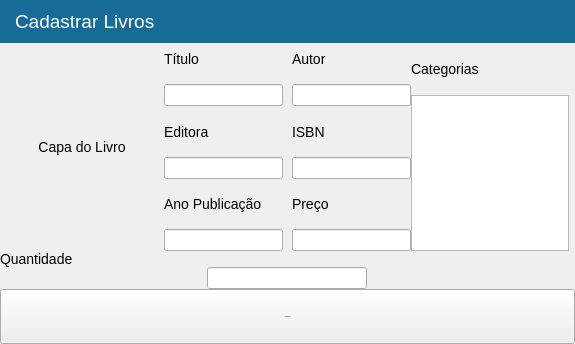
           <widget class="QWidget" name="tab_cadastrar_livros">
            <property name="styleSheet">
             <string notr="true">QLabel{
	font-size: 14px;
}</string>
            </property>
            <layout class="QVBoxLayout" name="verticalLayout_37">
             <property name="spacing">
              <number>0</number>
             </property>
             <property name="leftMargin">
              <number>0</number>
             </property>
             <property name="topMargin">
              <number>0</number>
             </property>
             <property name="rightMargin">
              <number>0</number>
             </property>
             <property name="bottomMargin">
              <number>0</number>
             </property>
             <item>
              <widget class="QLabel" name="label">
               <property name="minimumSize">
                <size>
                 <width>0</width>
                 <height>0</height>
                </size>
               </property>
               <property name="font">
                <font>
                 <family>Segoe UI</family>
                 <pointsize>14</pointsize>
                </font>
               </property>
               <property name="styleSheet">
                <string notr="true">font-size: 14pt;
background-color: rgb(22, 107, 151);
color: rgb(255, 255, 255);
padding: 10px;</string>
               </property>
               <property name="text">
                <string>Cadastrar Livros</string>
               </property>
              </widget>
             </item>
             <item>
              <layout class="QHBoxLayout" name="horizontalLayout_22" stretch="2,3,2">
               <property name="bottomMargin">
                <number>0</number>
               </property>
               <item>
                <layout class="QVBoxLayout" name="verticalLayout_39">
                 <property name="rightMargin">
                  <number>0</number>
                 </property>
                 <property name="bottomMargin">
                  <number>0</number>
                 </property>
                 <item alignment="Qt::AlignHCenter">
                  <widget class="QLabel" name="capa_do_livro">
                   <property name="minimumSize">
                    <size>
                     <width>0</width>
                     <height>0</height>
                    </size>
                   </property>
                   <property name="maximumSize">
                    <size>
                     <width>230</width>
                     <height>340</height>
                    </size>
                   </property>
                   <property name="font">
                    <font>
                     <family>Segoe UI</family>
                     <pointsize>-1</pointsize>
                    </font>
                   </property>
                   <property name="cursor">
                    <cursorShape>PointingHandCursor</cursorShape>
                   </property>
                   <property name="frameShape">
                    <enum>QFrame::NoFrame</enum>
                   </property>
                   <property name="text">
                    <string>Capa do Livro</string>
                   </property>
                   <property name="scaledContents">
                    <bool>true</bool>
                   </property>
                   <property name="alignment">
                    <set>Qt::AlignCenter</set>
                   </property>
                   <property name="wordWrap">
                    <bool>false</bool>
                   </property>
                  </widget>
                 </item>
                </layout>
               </item>
               <item>
                <layout class="QHBoxLayout" name="horizontalLayout_23">
                 <property name="spacing">
                  <number>9</number>
                 </property>
                 <property name="rightMargin">
                  <number>0</number>
                 </property>
                 <item>
                  <layout class="QVBoxLayout" name="verticalLayout_38">
                   <property name="rightMargin">
                    <number>0</number>
                   </property>
                   <item>
                    <widget class="QLabel" name="label_43">
                     <property name="text">
                      <string>Título</string>
                     </property>
                    </widget>
                   </item>
                   <item>
                    <widget class="QLineEdit" name="txt_titulo">
                     <property name="styleSheet">
                      <string notr="true">QLineEdit{
	qproperty-alignment: AlignCenter;
}</string>
                     </property>
                    </widget>
                   </item>
                   <item>
                    <widget class="QLabel" name="label_47">
                     <property name="text">
                      <string>Editora</string>
                     </property>
                    </widget>
                   </item>
                   <item>
                    <widget class="QLineEdit" name="txt_editora">
                     <property name="styleSheet">
                      <string notr="true">QLineEdit{
	qproperty-alignment: AlignCenter;
}</string>
                     </property>
                    </widget>
                   </item>
                   <item>
                    <widget class="QLabel" name="label_46">
                     <property name="text">
                      <string>Ano Publicação</string>
                     </property>
                    </widget>
                   </item>
                   <item>
                    <widget class="QLineEdit" name="txt_ano">
                     <property name="styleSheet">
                      <string notr="true">QLineEdit{
	qproperty-alignment: AlignCenter;
}</string>
                     </property>
                     <property name="inputMask">
                      <string/>
                     </property>
                    </widget>
                   </item>
                  </layout>
                 </item>
                 <item>
                  <layout class="QVBoxLayout" name="verticalLayout_40">
                   <property name="rightMargin">
                    <number>0</number>
                   </property>
                   <item>
                    <widget class="QLabel" name="label_44">
                     <property name="text">
                      <string>Autor</string>
                     </property>
                    </widget>
                   </item>
                   <item>
                    <widget class="QLineEdit" name="txt_autor">
                     <property name="styleSheet">
                      <string notr="true">QLineEdit{
	qproperty-alignment: AlignCenter;
}</string>
                     </property>
                    </widget>
                   </item>
                   <item>
                    <widget class="QLabel" name="label_48">
                     <property name="font">
                      <font>
                       <family>Segoe UI</family>
                       <pointsize>-1</pointsize>
                      </font>
                     </property>
                     <property name="text">
                      <string>ISBN</string>
                     </property>
                    </widget>
                   </item>
                   <item>
                    <widget class="QLineEdit" name="txt_isbn">
                     <property name="styleSheet">
                      <string notr="true">QLineEdit{
	qproperty-alignment: AlignCenter;
}</string>
                     </property>
                     <property name="inputMask">
                      <string/>
                     </property>
                     <property name="cursorPosition">
                      <number>0</number>
                     </property>
                    </widget>
                   </item>
                   <item alignment="Qt::AlignVCenter">
                    <widget class="QLabel" name="label_45">
                     <property name="text">
                      <string>Preço</string>
                     </property>
                    </widget>
                   </item>
                   <item>
                    <widget class="QLineEdit" name="txt_preco">
                     <property name="styleSheet">
                      <string notr="true">QLineEdit{
	qproperty-alignment: AlignCenter;
}</string>
                     </property>
                     <property name="inputMask">
                      <string/>
                     </property>
                    </widget>
                   </item>
                  </layout>
                 </item>
                </layout>
               </item>
               <item>
                <layout class="QVBoxLayout" name="verticalLayout_41" stretch="1,3">
                 <property name="rightMargin">
                  <number>6</number>
                 </property>
                 <item>
                  <widget class="QLabel" name="label_49">
                   <property name="text">
                    <string>Categorias</string>
                   </property>
                  </widget>
                 </item>
                 <item>
                  <widget class="QListWidget" name="lw_categorias">
                   <property name="sizePolicy">
                    <sizepolicy hsizetype="Expanding" vsizetype="Expanding">
                     <horstretch>0</horstretch>
                     <verstretch>0</verstretch>
                    </sizepolicy>
                   </property>
                   <property name="font">
                    <font>
                     <family>Segoe UI</family>
                     <pointsize>12</pointsize>
                     <kerning>true</kerning>
                    </font>
                   </property>
                   <property name="styleSheet">
                    <string notr="true">QListWidget::item {
    height: 30px;
}</string>
                   </property>
                   <property name="frameShape">
                    <enum>QFrame::StyledPanel</enum>
                   </property>
                   <property name="frameShadow">
                    <enum>QFrame::Sunken</enum>
                   </property>
                   <property name="lineWidth">
                    <number>1</number>
                   </property>
                   <property name="midLineWidth">
                    <number>0</number>
                   </property>
                   <property name="horizontalScrollBarPolicy">
                    <enum>Qt::ScrollBarAsNeeded</enum>
                   </property>
                   <property name="sizeAdjustPolicy">
                    <enum>QAbstractScrollArea::AdjustIgnored</enum>
                   </property>
                   <property name="autoScroll">
                    <bool>true</bool>
                   </property>
                   <property name="alternatingRowColors">
                    <bool>false</bool>
                   </property>
                   <property name="selectionMode">
                    <enum>QAbstractItemView::MultiSelection</enum>
                   </property>
                   <property name="textElideMode">
                    <enum>Qt::ElideNone</enum>
                   </property>
                   <property name="verticalScrollMode">
                    <enum>QAbstractItemView::ScrollPerItem</enum>
                   </property>
                   <property name="horizontalScrollMode">
                    <enum>QAbstractItemView::ScrollPerItem</enum>
                   </property>
                   <property name="flow">
                    <enum>QListView::TopToBottom</enum>
                   </property>
                   <property name="isWrapping" stdset="0">
                    <bool>false</bool>
                   </property>
                   <property name="resizeMode">
                    <enum>QListView::Fixed</enum>
                   </property>
                   <property name="layoutMode">
                    <enum>QListView::SinglePass</enum>
                   </property>
                   <property name="spacing">
                    <number>0</number>
                   </property>
                   <property name="viewMode">
                    <enum>QListView::ListMode</enum>
                   </property>
                   <property name="modelColumn">
                    <number>0</number>
                   </property>
                   <property name="wordWrap">
                    <bool>true</bool>
                   </property>
                   <property name="itemAlignment">
                    <set>Qt::AlignCenter</set>
                   </property>
                   <property name="currentRow">
                    <number>-1</number>
                   </property>
                   <property name="sortingEnabled">
                    <bool>false</bool>
                   </property>
                  </widget>
                 </item>
                </layout>
               </item>
              </layout>
             </item>
             <item>
              <widget class="QLabel" name="label_42">
               <property name="text">
                <string>Quantidade</string>
               </property>
              </widget>
             </item>
             <item>
              <layout class="QVBoxLayout" name="verticalLayout_36">
               <property name="bottomMargin">
                <number>0</number>
               </property>
               <item alignment="Qt::AlignHCenter">
                <widget class="QLineEdit" name="txt_quantidade">
                 <property name="minimumSize">
                  <size>
                   <width>160</width>
                   <height>0</height>
                  </size>
                 </property>
                 <property name="styleSheet">
                  <string notr="true">QLineEdit{
	qproperty-alignment: AlignCenter;
}</string>
                 </property>
                 <property name="inputMask">
                  <string/>
                 </property>
                 <property name="cursorPosition">
                  <number>0</number>
                 </property>
                </widget>
               </item>
               <item alignment="Qt::AlignVCenter">
                <widget class="QPushButton" name="btn_adicionar_livro">
                 <property name="minimumSize">
                  <size>
                   <width>0</width>
                   <height>55</height>
                  </size>
                 </property>
                 <property name="font">
                  <font>
                   <pointsize>-1</pointsize>
                  </font>
                 </property>
                 <property name="text">
                  <string>Adicionar livro</string>
                 </property>
                 <property name="autoRepeat">
                  <bool>false</bool>
                 </property>
                </widget>
               </item>
              </layout>
             </item>
            </layout>
           </widget>
